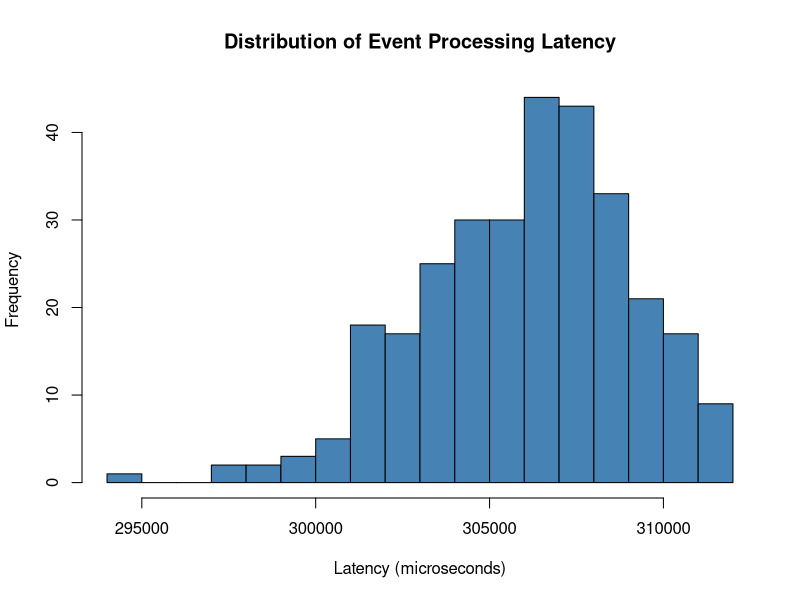
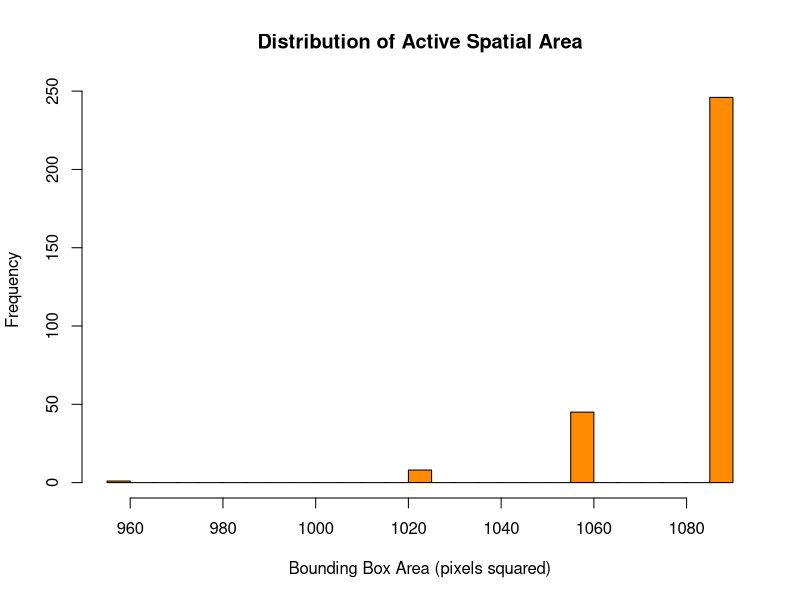
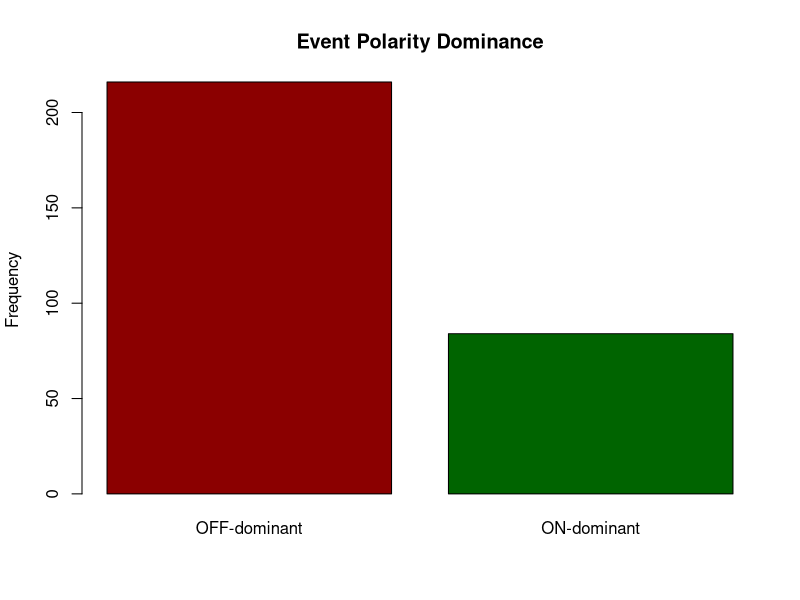

The R source for these figures, in order:
# =====================================================================
# IT1212 Probability and Statistics
# Statistical Characterization of N-MNIST Neuromorphic Spiking Data
# =====================================================================

# 1. Load the Dataset
nmnist_data <- read.csv("nmnist_features.csv")

# =====================================================================
# 2. Feature Engineering: Deriving 4 Categorical Features
# =====================================================================

# Derived Feature 1: Polarity Majority
nmnist_data$polarity_majority <- ifelse(nmnist_data$on_ratio > 0.5, "ON-dominant", "OFF-dominant")

# Derived Feature 2: Latency Speed
latency_median <- median(nmnist_data$latency_us)
nmnist_data$latency_speed <- ifelse(nmnist_data$latency_us > latency_median, "Slow", "Fast")

# Derived Feature 3: Density Category
density_median <- median(nmnist_data$spike_density)
nmnist_data$density_category <- ifelse(nmnist_data$spike_density > density_median, "High", "Low")

# Derived Feature 4: Spatial Size Class
size_median <- median(nmnist_data$bounding_area)
nmnist_data$spatial_size_class <- ifelse(nmnist_data$bounding_area > size_median, "Large", "Small")

# Ensure digit_class is treated as categorical
nmnist_data$digit_class <- as.factor(nmnist_data$digit_class)

# =====================================================================
# 3. Descriptive Statistics (All 22 Features)
# =====================================================================

# Output the high-level summary of every single column
print("--- Full Dataset Descriptive Statistics ---")
summary(nmnist_data)

# Print specific standard deviations for your report tables
cat("Standard Deviation of Latency (us):", sd(nmnist_data$latency_us), "\n")
cat("Standard Deviation of Spike Density:", sd(nmnist_data$spike_density), "\n")
cat("Standard Deviation of Bounding Area:", sd(nmnist_data$bounding_area), "\n")

# =====================================================================
# 4. Data Visualization 
# =====================================================================

# Histogram 1: Processing Latency
hist(nmnist_data$latency_us, 
     main = "Distribution of Event Processing Latency", 
     xlab = "Latency (microseconds)", 
     col = "steelblue", 
     breaks = 20)

# Histogram 2: Spatial Footprint
hist(nmnist_data$bounding_area, 
     main = "Distribution of Active Spatial Area", 
     xlab = "Bounding Box Area (pixels squared)", 
     col = "darkorange", 
     breaks = 20)

# Bar Chart 1: Polarity Dominance
barplot(table(nmnist_data$polarity_majority), 
        main = "Event Polarity Dominance", 
        col = c("darkred", "darkgreen"),
        ylab = "Frequency")

# =====================================================================
# 5. Inferential Statistics: One-Sample t-test
# =====================================================================
# Research Question 1: Does the mean latency fall below 150,000 us?
# H0: mu >= 150000 | H1: mu < 150000

t_test_latency <- t.test(nmnist_data$latency_us, mu = 150000, alternative = "less")
print("--- One-Sample T-Test Result ---")
print(t_test_latency)

# =====================================================================
# 6. Inferential Statistics: Chi-Square Test of Independence
# =====================================================================
# Research Question 2: Is Event Density independent of Digit Class?
# Using simulate.p.value to avoid approximation errors

contingency_density_digit <- table(nmnist_data$digit_class, nmnist_data$density_category)
chi_sq_result <- chisq.test(contingency_density_digit, simulate.p.value = TRUE, B = 10000)

print("--- Chi-Square Contingency Table ---")
print(contingency_density_digit)
print("--- Chi-Square Test Result ---")
print(chi_sq_result)
